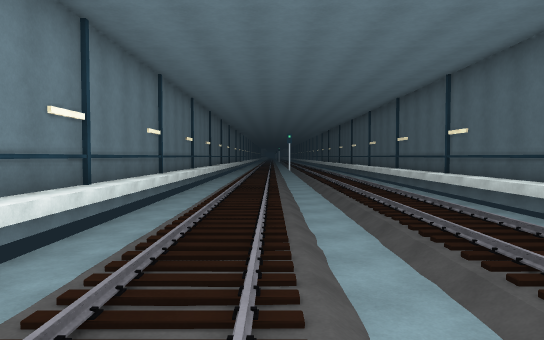
view 1 (above)

15 first-person views from a walk through a scene from a Unity 3-D project. The camera is 1.5 m above the floor, tilts 2° down and sees 70° across. The floor is counted in squares, 2 m on a side. Each view is taken from the middle of a square. On the plan, view 1 faces up. The plan holds only what a view shows up to about 12 squares ahead; the rest is blank. The place goes on beyond the plan.

view 2
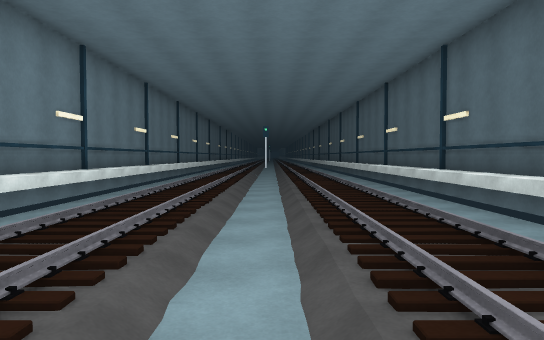

view 3
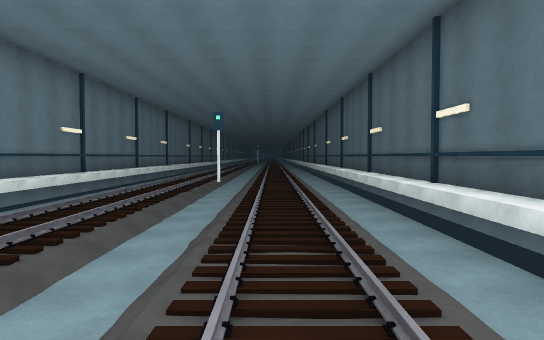

view 4
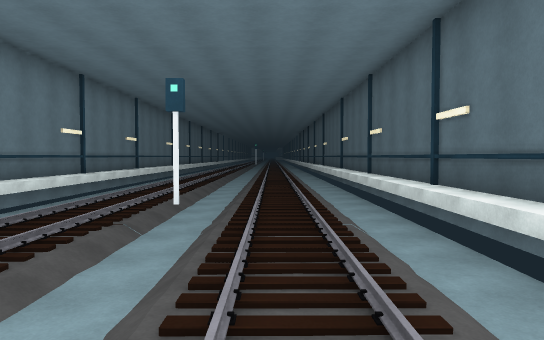

view 5
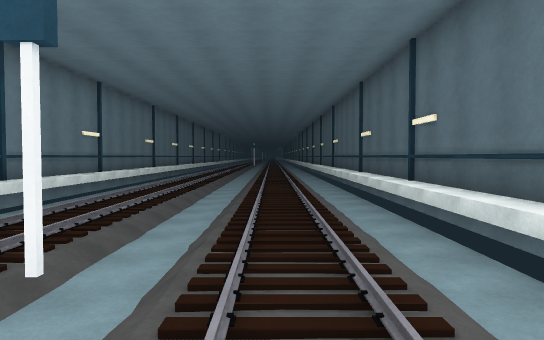

view 6
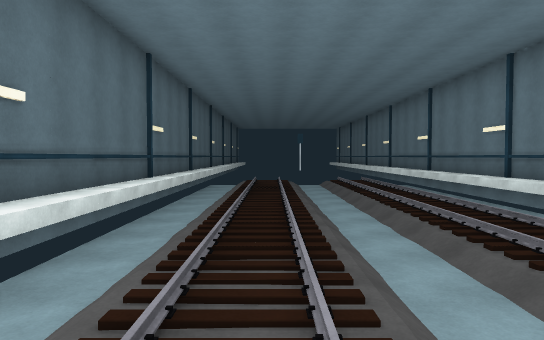

view 7
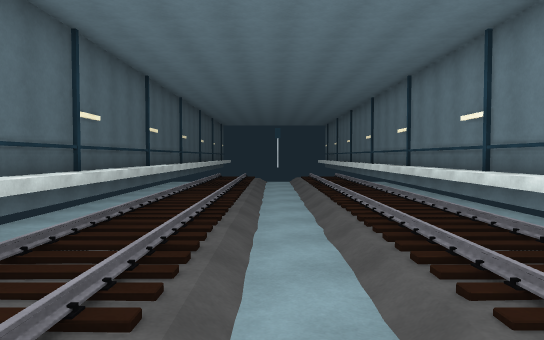

view 8
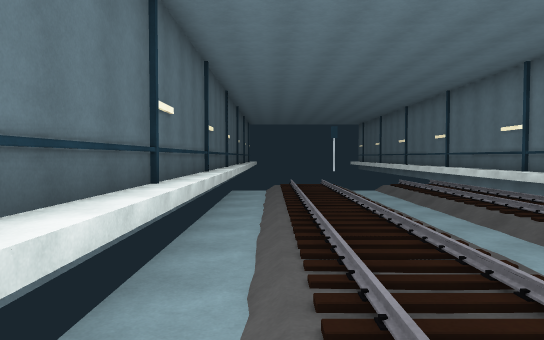

view 9
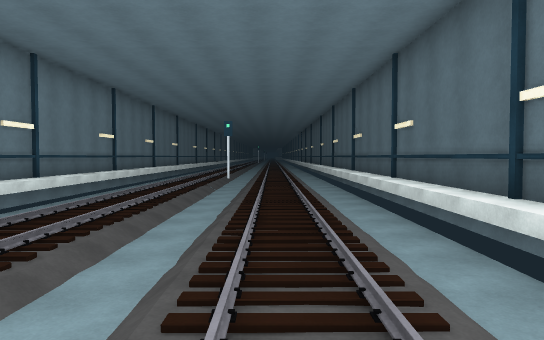

view 10
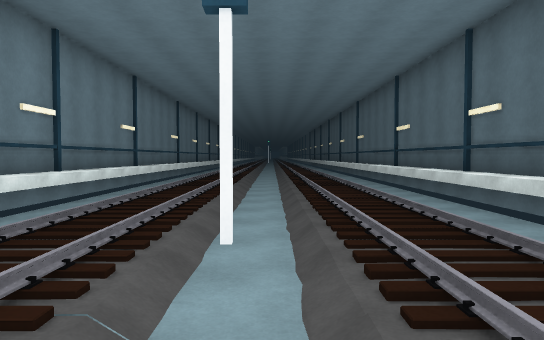

view 11
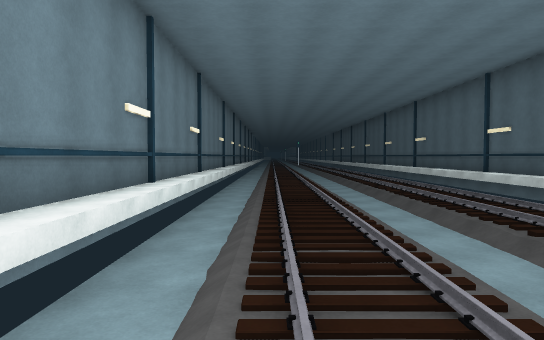

view 12
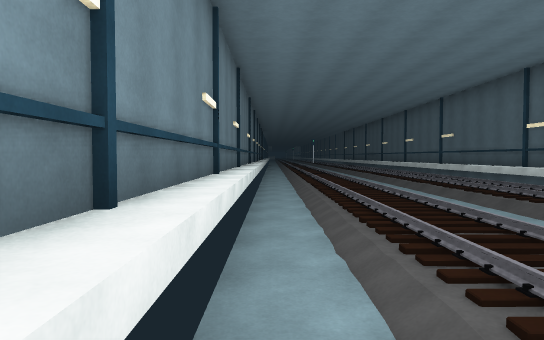

view 13
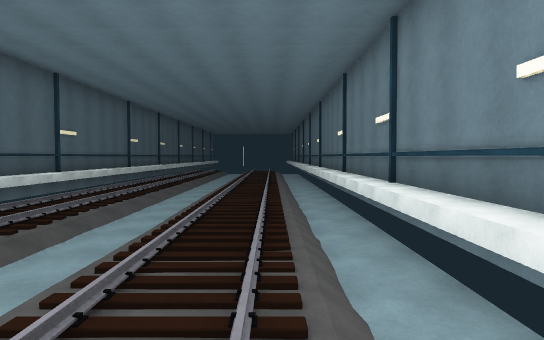

view 14
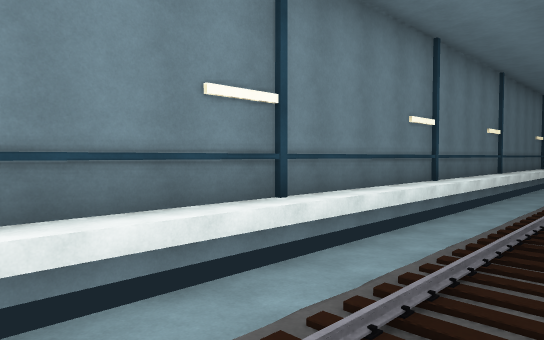

view 15
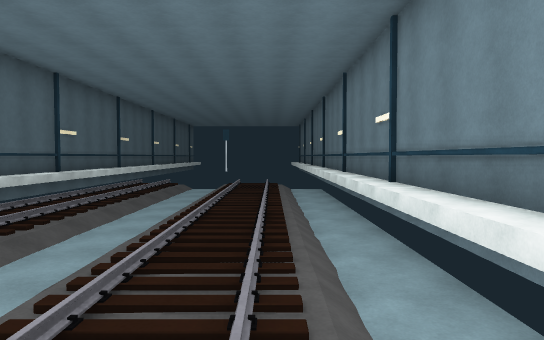

### Floor plan
Key: @ floor where view 1 was taken; # wall or solid block; . main floor; - floor 0.25 m lower than the main floor; / step, stairs or slope; ^ raised ledge.
Columns run from 3 left of view 1 to 5 right of it. Each row starts with its distance up from view 1.
 28 #-..-./^#
 27 #-..-./^#
 26 #-..-./^#
 25 #-..-./^#
 24 #-..-./^#
 23 #-..-./^#
 22 #-..-./^#
 21 #-..-./^#
 20 #-..-./^#
 19 #-..-./^#
 18 #-..-./^#
 17 #-..#./^#
 16 #-..-./^#
 15 #-..-./^#
 14 #-..-./^#
 13 #-..-./^#
 12 #-..-./^#
 11 #-..-./^#
 10 #-..-./^#
  9 #-..-./^#
  8 #-..-./^#
  7 #-..-./^#
  6 #-..-./^#
  5 #-..-./^#
  4 #-..-./^#
  3 #-..-./^#
  2 #-..-./^#
  1 #-..-./^#
  0 #-.@-./^#
 -1 #-..-./^#
 -2 #-..-./^#
 -3 #-..-./^#
 -4 #      ^#
 -5        ^#
 -6         #

Positions as (right, up) in squares from view 1, and headings:
1: (0, 0), facing up
2: (1, 2), facing up
3: (2, 8), facing up
4: (2, 12), facing up
5: (2, 15), facing up
6: (2, 9), facing down
7: (1, 8), facing down
8: (3, 6), facing down
9: (2, 6), facing up
10: (1, 15), facing up
11: (-1, 16), facing up
12: (-2, 16), facing up
13: (-1, 16), facing down
14: (0, 15), facing up-left
15: (-1, 7), facing down
